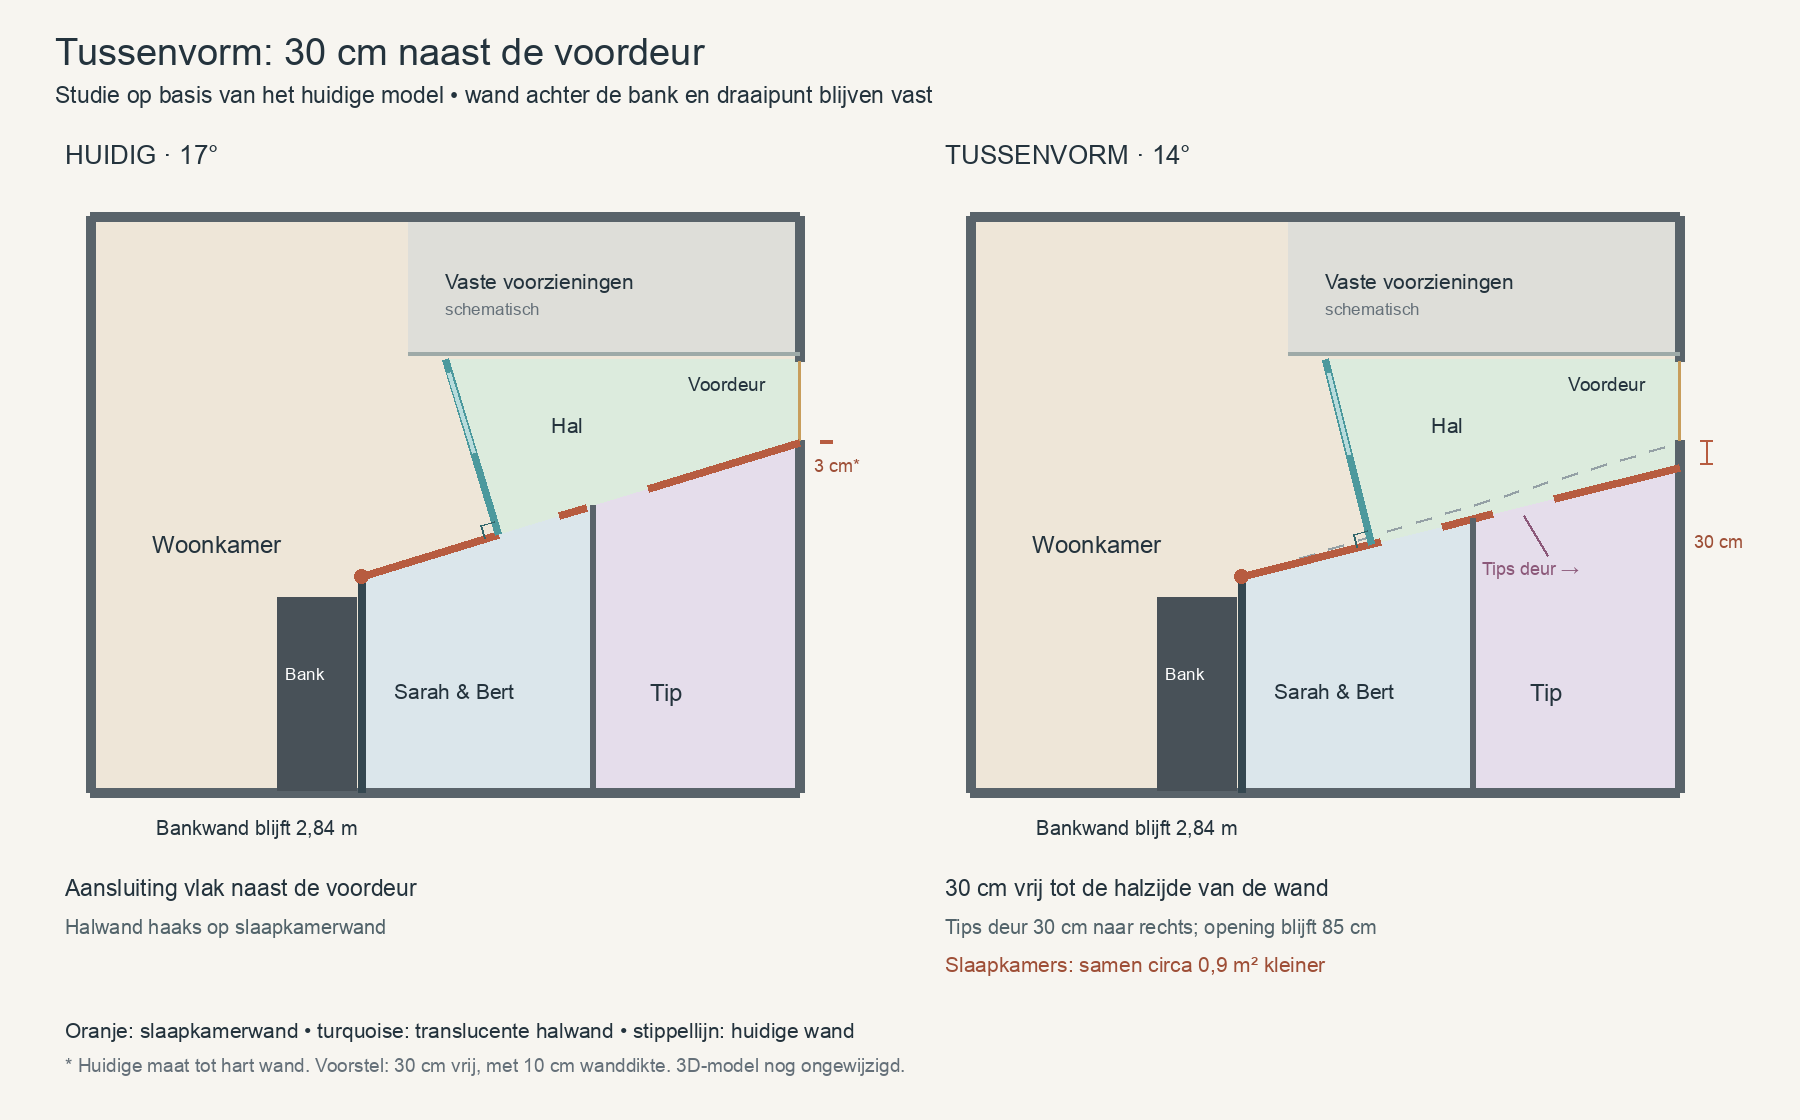

Reproduce this figure in Python.
from PIL import Image, ImageDraw, ImageFont
from math import hypot, atan2, degrees
from pathlib import Path
W,H=1800,1120
im=Image.new('RGB',(W,H),'#f7f5f0');d=ImageDraw.Draw(im)
font='/System/Library/Fonts/Supplemental/Arial.ttf'
def f(n): return ImageFont.truetype(font,n)
def text(x,y,s,n=22,c='#24333d'): d.text((x,y),s,font=f(n),fill=c)
text(55,30,'Tussenvorm: 30 cm naast de voordeur',38)
text(55,82,'Studie op basis van het huidige model • wand achter de bank en draaipunt blijven vast',23)
a=(-1.10,.95);sx,sz=0,-1.90;divider=1.94
scale=76
# Allow 30 cm to the near face of the 10 cm partition, measured along the exterior wall.
end_proposal=-.54
for _ in range(10):
 end_proposal=-.84+.30+.05*hypot(5.76,end_proposal-.95)/5.76
for panel,endz in enumerate([-.81,end_proposal]):
 ox=65+panel*880;oy=185
 def p(q):return (ox+(q[0]+5)*scale,oy+(q[1]+4.2)*scale)
 def line(q,r,col,width=6):d.line([p(q),p(r)],fill=col,width=width)
 def poly(q,col):d.polygon([p(v) for v in q],fill=col)
 def label(q,s,n=21,c='#24333d'):
  x,y=p(q);text(x,y,s,n,c)
 b=(4.66,endz);dx=b[0]-a[0];dz=b[1]-a[1];length=hypot(dx,dz)
 t=((sx-a[0])*dx+(sz-a[1])*dz)/(length*length)
 e=(a[0]+t*dx,a[1]+t*dz)
 def along(s):return(a[0]+dx*s/length,a[1]+dz*s/length)
 zd=a[1]+dz*(divider-a[0])/dx
 text(ox,140,'HUIDIG · 17°' if panel==0 else 'TUSSENVORM · 14°',26)
 poly([(-4.66,-3.785),(4.66,-3.785),(4.66,3.79),(-4.66,3.79)],'#eee6d8')
 poly([a,b,(4.66,3.79),(-1.10,3.79)],'#dbe6eb')
 poly([(divider,zd),b,(4.66,3.79),(divider,3.79)],'#e5ddeb')
 poly([(sx,sz),(4.66,sz),b,e],'#dcebdd')
 poly([(-.48,-3.785),(4.66,-3.785),(4.66,-1.98),(-.48,-1.98)],'#deded9')
 for q,r in [((-4.66,-3.785),(4.66,-3.785)),((-4.66,-3.785),(-4.66,3.79)),((-4.66,3.79),(4.66,3.79)),((4.66,-3.785),(4.66,-1.874)),((4.66,-.84),(4.66,3.79))]:line(q,r,'#59636a',10)
 # Clear entrance opening shown at the source-model location, with no assumed swing.
 line((4.66,-1.874),(4.66,-.84),'#c89d5b',3)
 label((3.20,-1.72),'Voordeur',19)
 label((.0,-3.10),'Vaste voorzieningen',21)
 label((.0,-2.70),'schematisch',17,'#657079')
 line((-.48,-1.98),(4.66,-1.98),'#9eaaa8',4)
 # Original diagonal in the alternative, to make the gained area legible.
 if panel:
  oldb=(4.66,-.81)
  for i in range(30):
   if i%2==0:line((a[0]+(oldb[0]-a[0])*i/30,a[1]+(oldb[1]-a[1])*i/30),(a[0]+(oldb[0]-a[0])*(i+1)/30,a[1]+(oldb[1]-a[1])*(i+1)/30),'#94a0a5',3)
 # Existing provisional bedroom openings retain their distance from the pivot.
 cursor=0
 for start,end in [(1.88,2.73),(3.40,4.25) if panel else (3.10,3.95)]:
  line(along(cursor),along(start),'#b75c40',8);cursor=end
 line(along(cursor),b,'#b75c40',8)
 line(a,(-1.10,3.79),'#344750',8)
 line((divider,zd),(divider,3.79),'#59636a',6)
 # Translucent wall follows a perpendicular projection from its fixed core end.
 line((sx,sz),e,'#4c999d',7)
 # Indicate the sliding-door span.
 for u,v in [(.18,1.28)]:
  L=hypot(e[0]-sx,e[1]-sz)
  line((sx+(e[0]-sx)*u/L,sz+(e[1]-sz)*u/L),(sx+(e[0]-sx)*v/L,sz+(e[1]-sz)*v/L),'#b8dcdc',4)
 # Right-angle symbol at the junction.
 ux,uz=dx/length,dz/length;nx,nz=-uz,ux;r=.18
 line((e[0]-ux*r,e[1]-uz*r),(e[0]-ux*r-nx*r,e[1]-uz*r-nz*r),'#32666b',2)
 line((e[0]-ux*r-nx*r,e[1]-uz*r-nz*r),(e[0]-nx*r,e[1]-nz*r),'#32666b',2)
 x,y=p(a);d.ellipse((x-7,y-7,x+7,y+7),fill='#b75c40')
 label((-3.85,.35),'Woonkamer',24)
 # Sofa stays in precisely the same position and footprint.
 poly([(-2.20,1.23),(-1.17,1.23),(-1.17,3.77),(-2.20,3.77)],'#485158')
 label((-2.10,2.10),'Bank',17,'#ffffff')
 label((-.67,2.30),'Sarah & Bert',21)
 label((2.70,2.30),'Tip',24)
 label((1.40,-1.20),'Hal',21)
 if panel:
  c=along(3.825)
  line((c[0],c[1]+.12),(c[0]+.32,c[1]+.65),'#8b5879',2)
  label((c[0]-.55,c[1]+.68),'Tips deur →',18,'#8b5879')
 label((-3.80,4.10),'Bankwand blijft 2,84 m',20)
 # Dimension beside the door: wall centreline to near jamb, not a clear passage width.
 q=(5.02,-.84);r=(5.02,-.54 if panel else endz)
 line(q,r,'#b75c40',2)
 for v in [q,r]:line((v[0]-.08,v[1]),(v[0]+.08,v[1]),'#b75c40',2)
 label((4.85,.35 if panel else -.65),'30 cm' if panel else '3 cm*',18,'#9e4f37')
 text(ox,875,'Aansluiting vlak naast de voordeur' if not panel else '30 cm vrij tot de halzijde van de wand',23)
 text(ox,915,'Halwand haaks op slaapkamerwand' if not panel else 'Tips deur 30 cm naar rechts; opening blijft 85 cm',20,'#52636a')
 if panel:
  text(ox,952,'Slaapkamers: samen circa 0,9 m² kleiner',21,'#9e4f37')
text(65,1018,'Oranje: slaapkamerwand • turquoise: translucente halwand • stippellijn: huidige wand',21)
text(65,1054,'* Huidige maat tot hart wand. Voorstel: 30 cm vrij, met 10 cm wanddikte. 3D-model nog ongewijzigd.',19,'#657079')
out=Path(__file__).with_name('intermediate-diagonal.png');im.save(out);print(out)
